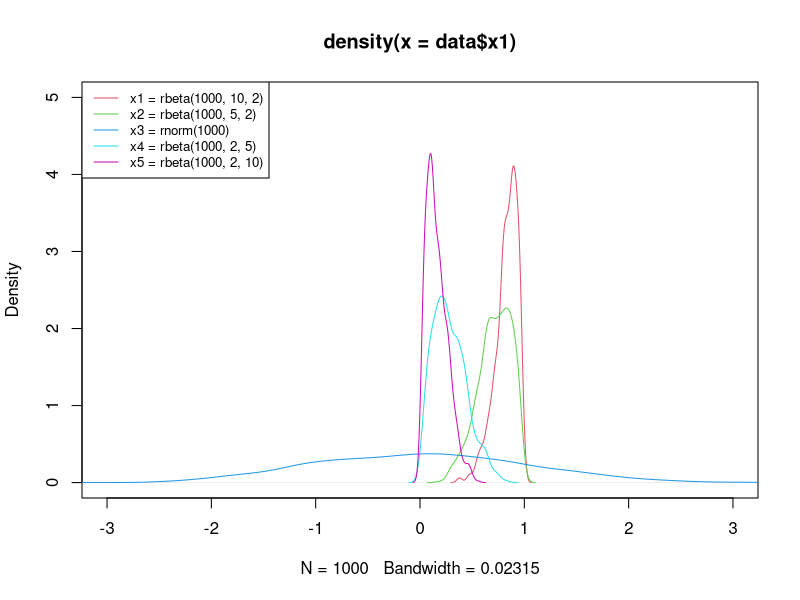
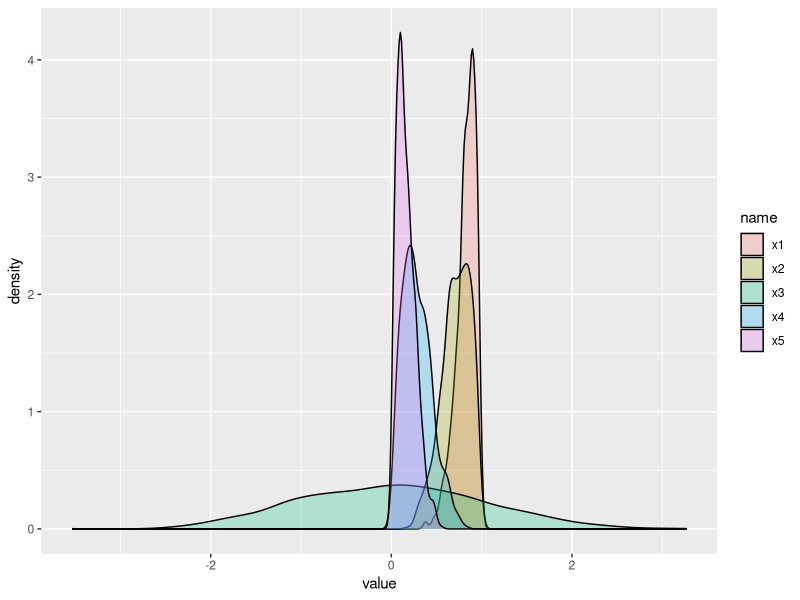

The R source for these figures, in order:

set.seed(35486)                    # Create random distributions
data <- data.frame(x1 = rbeta(1000, 10, 2),
                   x2 = rbeta(1000, 5, 2),
                   x3 = rnorm(1000),
                   x4 = rbeta(1000, 2, 5),
                   x5 = rbeta(1000, 2, 10))

plot(density(data$x1), col = 2,    # Overlay all columns as densities
     xlim = c(- 3, 3),
     ylim = c(0, 5))
lines(density(data$x2), col = 3)
lines(density(data$x3), col = 4)
lines(density(data$x4), col = 5)
lines(density(data$x5), col = 6)
legend("topleft",                  # Add legend to plot
       legend = c("x1 = rbeta(1000, 10, 2)",
                  "x2 = rbeta(1000, 5, 2)",
                  "x3 = rnorm(1000)",
                  "x4 = rbeta(1000, 2, 5)",
                  "x5 = rbeta(1000, 2, 10)"),
       col = 2:6,
       lty = 1,
       cex = 0.8)

# install.packages("tidyr")          # Install & load tidyr
library("tidyr")

data_long <- data %>%              # Convert wide to long data
  pivot_longer(colnames(data)) %>%
  as.data.frame()

#install.packages("ggplot2")        # Install ggplot2 package
library("ggplot2")                 # Load ggplot2 package

ggplot(data_long,                  # Draw all densities in ggplot2 plot
       aes(value,
           fill = name)) +
  geom_density(alpha = 0.25)
